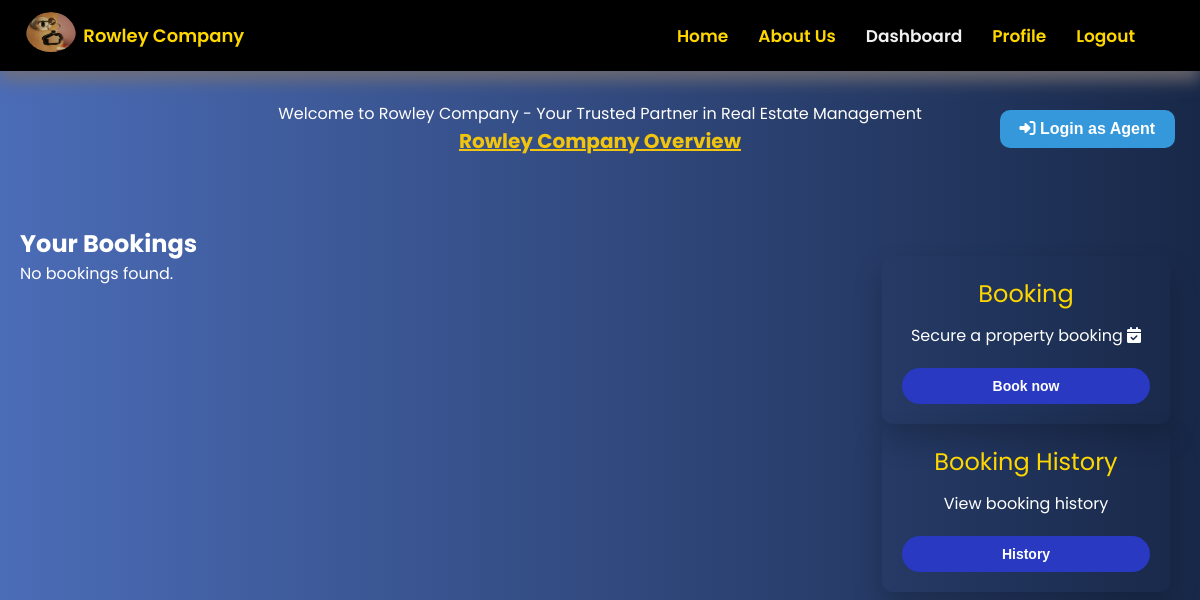
Before: /client/dashboard (signed in) with the older database file.
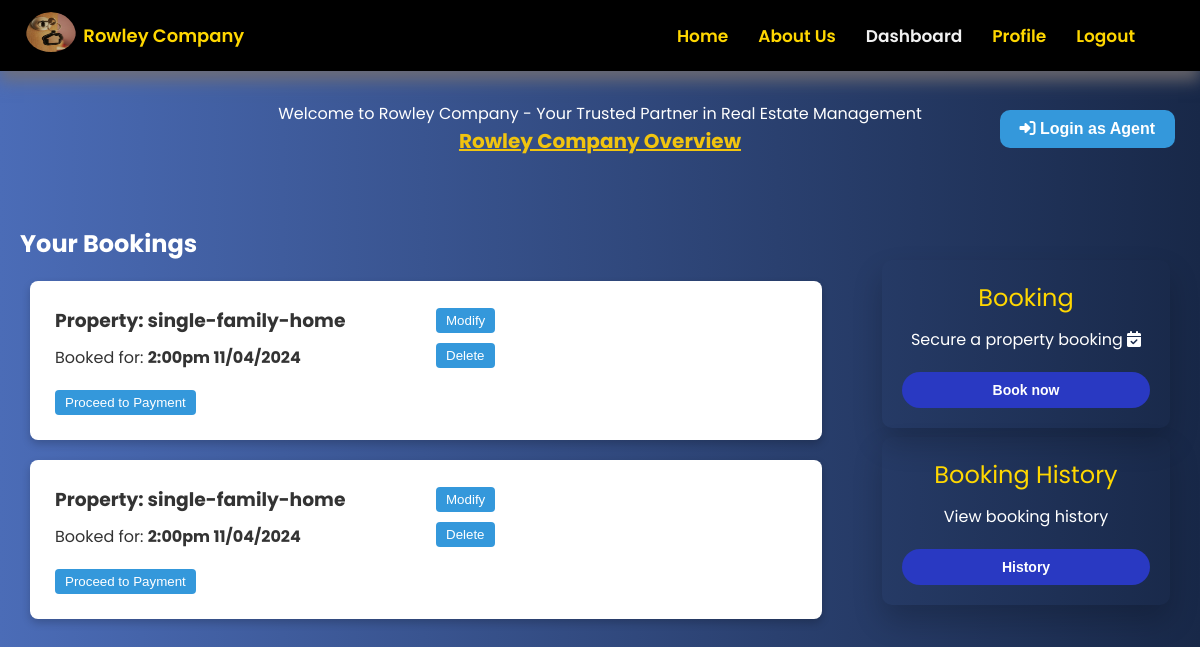
After: the same page with the newer database file.
### project/models.py (models this page shows, shortened)
class Booking(db.Model):
    id = db.Column(db.Integer, primary_key=True)
    username = db.Column(db.String(50), nullable=False)
    email = db.Column(db.String(120), nullable=False)
    telephone = db.Column(db.String(10), nullable=False)
    property_type = db.Column(db.String(50), nullable=False)
    booking_hours = db.Column(db.String(50), nullable=False)
    date = db.Column(db.Date, nullable=False)
    status = db.Column(db.String(20), nullable=False, default='Pending')
    user_id = db.Column(db.Integer, db.ForeignKey('user.id'), nullable=False)
    agent_id = db.Column(db.Integer, nullable=False, default='00')

### project/main.py (the view)
@main.route('/client/dashboard')
@login_required
def clientDashboard():
    bookings = Booking.query.filter_by(user_id=current_user.id).all()
    return render_template('clientDashboard.html', active_page='clientDashboard', bookings=bookings)

### project/templates/clientDashboard.html (shortened to what this page needs)
{% extends 'base.html' %}
{% block head %}
  {{super()}}
  <link rel="stylesheet" href="/static/css/dashboard.css">
  <link rel="stylesheet" href="https://code.jquery.com/ui/1.12.1/themes/base/jquery-ui.css">
{% endblock %}
{% block content %}
    <section class="dashboard-section">
        <div id="upper-part">
            <div class="welcome-note">
                <p>Welcome to Rowley Company - Your Trusted Partner in Real Estate Management</p>
                <a  href="{{url_for('main.landingpage')}}"> Rowley Company Overview </a>
            </div>
            <div class="agent-btn">
                <a href="{{url_for('auth.agentLogin')}}"><button><i class="fas fa-sign-in-alt"></i> Login as Agent</button></a>
           </div>
        </div>
        <div class="middle-part">
            <div class="bookings-part">
                <h2> Your Bookings </h2>
                {% for booking in bookings %}
                <div class="booking-card">
                    <div class="booking-detail">
                        <h3> Property: {{ booking.property_type }} </h3>
                        <p> Booked for: <strong> {{ booking.booking_hours}}  {{ booking.date.strftime('%d/%m/%Y') }} </strong></p>
                    </div>
                    <div class="booking-actions">
                        <button class="modify-btn" onclick="showModifyForm('{{ booking.id }}')"> Modify </button>
                        <form action="{{ url_for('client.delete_booking', booking_id=booking.id)}}" method="post" onsubmit="return confirmDelete()">
                            <button type="submit"> Delete </button>
                        </form>
                    </div>
                    <div class="booking-actions">
                        <button onclick="location.href='{{ url_for('client.proceed_to_payment', booking_id=booking.id) }}'"> Proceed to Payment </button>
                    </div>
                </div>
                {% else %}
                <p> No bookings found.</p>
                {% endfor %}
            </div>
            <div class="form-part">
                <div class="form-card">
                    <h2> Booking </h2>
                    <p> Secure a property booking <i class="fas fa-calendar-check"></i> </p>
                    <form action="{{ url_for('main.booking') }}">
                        <button type="submit"> Book now </button>
                    </form>
                </div>
                <div class="form-card">
                    <h2> Booking History </h2>
                    <p> View booking history </p>
                    <form action="{{ url_for('client.bookingHistory') }}">
                        <button type="submit"> History </button>
                    </form>
                </div>
            </div>
        </div>
{% endblock %}

Changed rows visible on the page:
added Booking: property_type "single-family-home", booking_hours "2:00pm", date "11/04/2024"
added Booking: property_type "single-family-home", booking_hours "2:00pm", date "11/04/2024"
Other visible differences:
text no longer shown: "No bookings found."
